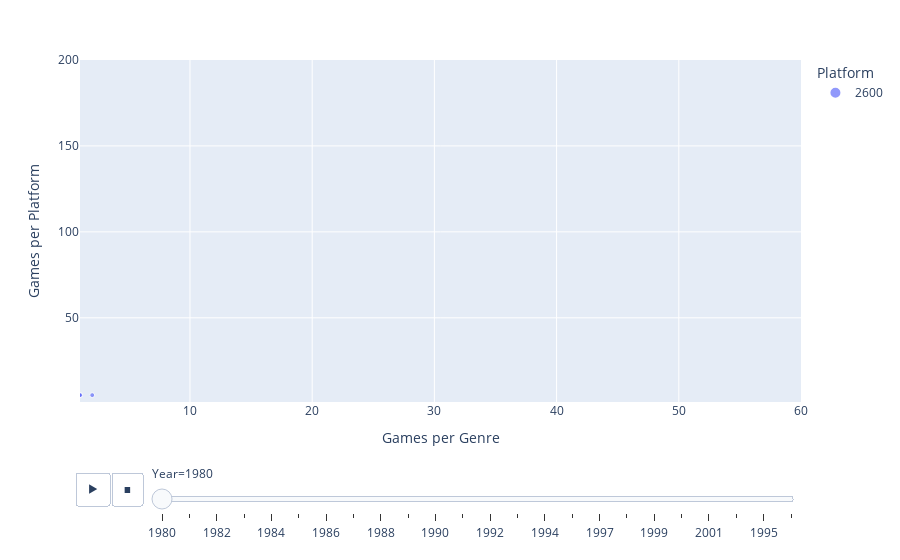

The notebook cell saved with this chart:
### Code cell
figure = px.scatter(genre_platform, x = "Games per Genre", y = "Games per Platform", 
                    animation_frame= "Year", animation_group = "Genre",
                    hover_name="Genre", color = "Platform",
                    size = "Games per Platform",
                    range_x=[1,60], range_y=[1,200])

figure.layout.updatemenus[0].buttons[0].args[1]["frame"]["duration"] = 1000
figure.show()

### Figure 1 — Plotly figure (JSON) as saved in the notebook; plotly's stock layout.template omitted (floating-point values rounded to 4 significant figures)
{"data": [{"hovertemplate": "<b>%{hovertext}</b><br><br>Platform=2600<br>Year=1980<br>Games per Genre=%{x}<br>Games per Platform=%{marker.size}<extra></extra>", "hovertext": ["Fighting", "Misc", "Shooter", "Sports"], "ids": ["Fighting", "Misc", "Shooter", "Sports"], "legendgroup": "2600", "marker": {"color": "#636efa", "size": [5, 5, 5, 5], "sizemode": "area", "sizeref": 0.42, "symbol": "circle"}, "mode": "markers", "name": "2600", "orientation": "v", "showlegend": true, "type": "scatter", "x": [1, 2, 1, 1], "xaxis": "x", "y": [5, 5, 5, 5], "yaxis": "y"}], "layout": {"legend": {"itemsizing": "constant", "title": {"text": "Platform"}, "tracegroupgap": 0}, "margin": {"t": 60}, "sliders": [{"active": 0, "currentvalue": {"prefix": "Year="}, "len": 0.9, "pad": {"b": 10, "t": 60}, "steps": [{"args": [["1980"], {"frame": {"duration": 0, "redraw": false}, "fromcurrent": true, "mode": "immediate", "transition": {"duration": 0, "easing": "linear"}}], "label": "1980", "method": "animate"}, {"args": [["1981"], {"frame": {"duration": 0, "redraw": false}, "fromcurrent": true, "mode": "immediate", "transition": {"duration": 0, "easing": "linear"}}], "label": "1981", "method": "animate"}, {"args": [["1982"], {"frame": {"duration": 0, "redraw": false}, "fromcurrent": true, "mode": "immediate", "transition": {"duration": 0, "easing": "linear"}}], "label": "1982", "method": "animate"}, {"args": [["1983"], {"frame": {"duration": 0, "redraw": false}, "fromcurrent": true, "mode": "immediate", "transition": {"duration": 0, "easing": "linear"}}], "label": "1983", "method": "animate"}, {"args": [["1984"], {"frame": {"duration": 0, "redraw": false}, "fromcurrent": true, "mode": "immediate", "transition": {"duration": 0, "easing": "linear"}}], "label": "1984", "method": "animate"}, {"args": [["1985"], {"frame": {"duration": 0, "redraw": false}, "fromcurrent": true, "mode": "immediate", "transition": {"duration": 0, "easing": "linear"}}], "label": "1985", "method": "animate"}, {"args": [["1986"], {"frame": {"duration": 0, "redraw": false}, "fromcurrent": true, "mode": "immediate", "transition": {"duration": 0, "easing": "linear"}}], "label": "1986", "method": "animate"}, {"args": [["1987"], {"frame": {"duration": 0, "redraw": false}, "fromcurrent": true, "mode": "immediate", "transition": {"duration": 0, "easing": "linear"}}], "label": "1987", "method": "animate"}, {"args": [["1988"], {"frame": {"duration": 0, "redraw": false}, "fromcurrent": true, "mode": "immediate", "transition": {"duration": 0, "easing": "linear"}}], "label": "1988", "method": "animate"}, {"args": [["1989"], {"frame": {"duration": 0, "redraw": false}, "fromcurrent": true, "mode": "immediate", "transition": {"duration": 0, "easing": "linear"}}], "label": "1989", "method": "animate"}, {"args": [["1990"], {"frame": {"duration": 0, "redraw": false}, "fromcurrent": true, "mode": "immediate", "transition": {"duration": 0, "easing": "linear"}}], "label": "1990", "method": "animate"}, {"args": [["1991"], {"frame": {"duration": 0, "redraw": false}, "fromcurrent": true, "mode": "immediate", "transition": {"duration": 0, "easing": "linear"}}], "label": "1991", "method": "animate"}, {"args": [["1992"], {"frame": {"duration": 0, "redraw": false}, "fromcurrent": true, "mode": "immediate", "transition": {"duration": 0, "easing": "linear"}}], "label": "1992", "method": "animate"}, {"args": [["1993"], {"frame": {"duration": 0, "redraw": false}, "fromcurrent": true, "mode": "immediate", "transition": {"duration": 0, "easing": "linear"}}], "label": "1993", "method": "animate"}, {"args": [["1994"], {"frame": {"duration": 0, "redraw": false}, "fromcurrent": true, "mode": "immediate", "transition": {"duration": 0, "easing": "linear"}}], "label": "1994", "method": "animate"}, {"args": [["1996"], {"frame": {"duration": 0, "redraw": false}, "fromcurrent": true, "mode": "immediate", "transition": {"duration": 0, "easing": "linear"}}], "label": "1996", "method": "animate"}, {"args": [["1997"], {"frame": {"duration": 0, "redraw": false}, "fromcurrent": true, "mode": "immediate", "transition": {"duration": 0, "easing": "linear"}}], "label": "1997", "method": "animate"}, {"args": [["1998"], {"frame": {"duration": 0, "redraw": false}, "fromcurrent": true, "mode": "immediate", "transition": {"duration": 0, "easing": "linear"}}], "label": "1998", "method": "animate"}, {"args": [["1999"], {"frame": {"duration": 0, "redraw": false}, "fromcurrent": true, "mode": "immediate", "transition": {"duration": 0, "easing": "linear"}}], "label": "1999", "method": "animate"}, {"args": [["2000"], {"frame": {"duration": 0, "redraw": false}, "fromcurrent": true, "mode": "immediate", "transition": {"duration": 0, "easing": "linear"}}], "label": "2000", "method": "animate"}, {"args": [["2001"], {"frame": {"duration": 0, "redraw": false}, "fromcurrent": true, "mode": "immediate", "transition": {"duration": 0, "easing": "linear"}}], "label": "2001", "method": "animate"}, {"args": [["2002"], {"frame": {"duration": 0, "redraw": false}, "fromcurrent": true, "mode": "immediate", "transition": {"duration": 0, "easing": "linear"}}], "label": "2002", "method": "animate"}, {"args": [["1995"], {"frame": {"duration": 0, "redraw": false}, "fromcurrent": true, "mode": "immediate", "transition": {"duration": 0, "easing": "linear"}}], "label": "1995", "method": "animate"}, {"args": [["2003"], {"frame": {"duration": 0, "redraw": false}, "fromcurrent": true, "mode": "immediate", "transition": {"duration": 0, "easing": "linear"}}], "label": "2003", "method": "animate"}], "x": 0.1, "xanchor": "left", "y": 0, "yanchor": "top"}], "updatemenus": [{"buttons": [{"args": [null, {"frame": {"duration": 1000, "redraw": false}, "fromcurrent": true, "mode": "immediate", "transition": {"duration": 500, "easing": "linear"}}], "label": "&#9654;", "method": "animate"}, {"args": [[null], {"frame": {"duration": 0, "redraw": false}, "fromcurrent": true, "mode": "immediate", "transition": {"duration": 0, "easing": "linear"}}], "label": "&#9724;", "method": "animate"}], "direction": "left", "pad": {"r": 10, "t": 70}, "showactive": false, "type": "buttons", "x": 0.1, "xanchor": "right", "y": 0, "yanchor": "top"}], "xaxis": {"anchor": "y", "domain": [0, 1], "range": [1, 60], "title": {"text": "Games per Genre"}}, "yaxis": {"anchor": "x", "domain": [0, 1], "range": [1, 200], "title": {"text": "Games per Platform"}}}}
